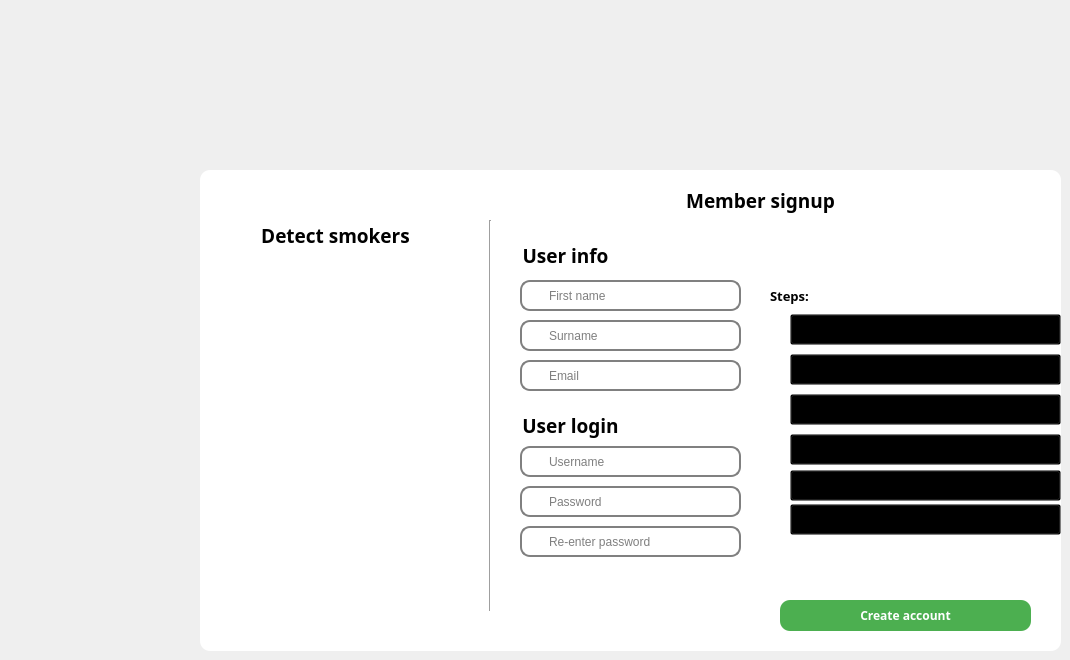
    <widget class="QWidget" name="page_3">
     <property name="styleSheet">
      <string notr="true">QWidget#page_3{
background-color: #464646;
}</string>
     </property>
     <widget class="QGroupBox" name="groupBox_2">
      <property name="geometry">
       <rect>
        <x>200</x>
        <y>170</y>
        <width>861</width>
        <height>481</height>
       </rect>
      </property>
      <property name="font">
       <font>
        <family>Modern</family>
       </font>
      </property>
      <property name="styleSheet">
       <string notr="true">QGroupBox{
background: #FFFFFF;
box-shadow: 0 0 20px 0 rgba(0, 0, 0, 0.2), 0 5px 5px 0 rgba(0, 0, 0, 0.24);
 border-radius: 10px;
}</string>
      </property>
      <property name="title">
       <string/>
      </property>
      <property name="alignment">
       <set>Qt::AlignCenter</set>
      </property>
      <widget class="QPushButton" name="createAccountbtn">
       <property name="geometry">
        <rect>
         <x>580</x>
         <y>430</y>
         <width>251</width>
         <height>31</height>
        </rect>
       </property>
       <property name="font">
        <font>
         <family>Segoe WP Semibold</family>
         <weight>75</weight>
         <bold>true</bold>
        </font>
       </property>
       <property name="styleSheet">
        <string notr="true">QPushButton#createAccountbtn {
  background-color: #4CAF50;
  color: white;
  border-radius: 10px;
}

QPushButton:hover#createAccountbtn {
  background-color: #60ba64;
}</string>
       </property>
       <property name="text">
        <string>Create account</string>
       </property>
      </widget>
      <widget class="QLabel" name="label_8">
       <property name="geometry">
        <rect>
         <x>320</x>
         <y>320</y>
         <width>31</width>
         <height>21</height>
        </rect>
       </property>
       <property name="styleSheet">
        <string notr="true">image: url(:/images/padlock.png);</string>
       </property>
       <property name="text">
        <string/>
       </property>
       <property name="pixmap">
        <pixmap>:/password/padlock.png</pixmap>
       </property>
      </widget>
      <widget class="QLabel" name="label_15">
       <property name="geometry">
        <rect>
         <x>320</x>
         <y>280</y>
         <width>31</width>
         <height>21</height>
        </rect>
       </property>
       <property name="styleSheet">
        <string notr="true">QLabel{
image: url(:/images/boy.png);
}</string>
       </property>
       <property name="text">
        <string/>
       </property>
       <property name="pixmap">
        <pixmap resource="../../pythonapp/designs/images/login.qrc">:/images/boy.png</pixmap>
       </property>
      </widget>
      <widget class="QLabel" name="label_19">
       <property name="geometry">
        <rect>
         <x>300</x>
         <y>60</y>
         <width>131</width>
         <height>51</height>
        </rect>
       </property>
       <property name="font">
        <font>
         <family>Segoe WP Semibold</family>
         <pointsize>14</pointsize>
         <weight>75</weight>
         <bold>true</bold>
        </font>
       </property>
       <property name="text">
        <string>User info</string>
       </property>
       <property name="alignment">
        <set>Qt::AlignCenter</set>
       </property>
      </widget>
      <widget class="QLineEdit" name="usernamelabel">
       <property name="geometry">
        <rect>
         <x>320</x>
         <y>276</y>
         <width>221</width>
         <height>31</height>
        </rect>
       </property>
       <property name="styleSheet">
        <string notr="true">QLineEdit {
 border: 2px solid gray;
 border-radius: 10px;
padding-left: 25px;
}</string>
       </property>
       <property name="placeholderText">
        <string>Username</string>
       </property>
      </widget>
      <widget class="QLineEdit" name="passwordlabel">
       <property name="geometry">
        <rect>
         <x>320</x>
         <y>316</y>
         <width>221</width>
         <height>31</height>
        </rect>
       </property>
       <property name="styleSheet">
        <string notr="true">QLineEdit {
 border: 2px solid gray;
 border-radius: 10px;
 padding-left: 25px;
}
</string>
       </property>
       <property name="maxLength">
        <number>16</number>
       </property>
       <property name="echoMode">
        <enum>QLineEdit::Password</enum>
       </property>
       <property name="placeholderText">
        <string>Password</string>
       </property>
      </widget>
      <widget class="QLabel" name="label_23">
       <property name="geometry">
        <rect>
         <x>30</x>
         <y>100</y>
         <width>261</width>
         <height>351</height>
        </rect>
       </property>
       <property name="text">
        <string/>
       </property>
       <property name="pixmap">
        <pixmap resource="../../pythonapp/designs/images/login.qrc">:/images/detection.png</pixmap>
       </property>
      </widget>
      <widget class="QLabel" name="label_24">
       <property name="geometry">
        <rect>
         <x>30</x>
         <y>50</y>
         <width>211</width>
         <height>31</height>
        </rect>
       </property>
       <property name="font">
        <font>
         <family>Segoe WP Semibold</family>
         <pointsize>14</pointsize>
         <weight>75</weight>
         <bold>true</bold>
        </font>
       </property>
       <property name="text">
        <string>Detect smokers</string>
       </property>
       <property name="alignment">
        <set>Qt::AlignCenter</set>
       </property>
      </widget>
      <widget class="Line" name="line_7">
       <property name="geometry">
        <rect>
         <x>280</x>
         <y>50</y>
         <width>20</width>
         <height>391</height>
        </rect>
       </property>
       <property name="orientation">
        <enum>Qt::Vertical</enum>
       </property>
      </widget>
      <widget class="QLineEdit" name="passwordlabel2">
       <property name="geometry">
        <rect>
         <x>320</x>
         <y>356</y>
         <width>221</width>
         <height>31</height>
        </rect>
       </property>
       <property name="styleSheet">
        <string notr="true">QLineEdit {
 border: 2px solid gray;
 border-radius: 10px;
 padding-left: 25px;
}
</string>
       </property>
       <property name="maxLength">
        <number>16</number>
       </property>
       <property name="echoMode">
        <enum>QLineEdit::Password</enum>
       </property>
       <property name="placeholderText">
        <string>Re-enter password</string>
       </property>
      </widget>
      <widget class="QLineEdit" name="firstnamelabel">
       <property name="geometry">
        <rect>
         <x>320</x>
         <y>110</y>
         <width>221</width>
         <height>31</height>
        </rect>
       </property>
       <property name="styleSheet">
        <string notr="true">QLineEdit {
 border: 2px solid gray;
 border-radius: 10px;
 padding-left: 25px;
}
</string>
       </property>
       <property name="maxLength">
        <number>16</number>
       </property>
       <property name="echoMode">
        <enum>QLineEdit::Normal</enum>
       </property>
       <property name="placeholderText">
        <string>First name</string>
       </property>
      </widget>
      <widget class="QLineEdit" name="surnamelabel">
       <property name="geometry">
        <rect>
         <x>320</x>
         <y>150</y>
         <width>221</width>
         <height>31</height>
        </rect>
       </property>
       <property name="styleSheet">
        <string notr="true">QLineEdit {
 border: 2px solid gray;
 border-radius: 10px;
 padding-left: 25px;
}
</string>
       </property>
       <property name="maxLength">
        <number>16</number>
       </property>
       <property name="echoMode">
        <enum>QLineEdit::Normal</enum>
       </property>
       <property name="placeholderText">
        <string>Surname</string>
       </property>
      </widget>
      <widget class="QLineEdit" name="emaillabel">
       <property name="geometry">
        <rect>
         <x>320</x>
         <y>190</y>
         <width>221</width>
         <height>31</height>
        </rect>
       </property>
       <property name="styleSheet">
        <string notr="true">QLineEdit {
 border: 2px solid gray;
 border-radius: 10px;
 padding-left: 25px;
}
</string>
       </property>
       <property name="maxLength">
        <number>30</number>
       </property>
       <property name="echoMode">
        <enum>QLineEdit::Normal</enum>
       </property>
       <property name="placeholderText">
        <string>Email</string>
       </property>
      </widget>
      <widget class="QLabel" name="label_25">
       <property name="geometry">
        <rect>
         <x>320</x>
         <y>360</y>
         <width>31</width>
         <height>21</height>
        </rect>
       </property>
       <property name="styleSheet">
        <string notr="true">image: url(:/images/padlock.png);</string>
       </property>
       <property name="text">
        <string/>
       </property>
       <property name="pixmap">
        <pixmap>:/password/padlock.png</pixmap>
       </property>
      </widget>
      <widget class="QLabel" name="label_26">
       <property name="geometry">
        <rect>
         <x>290</x>
         <y>230</y>
         <width>161</width>
         <height>51</height>
        </rect>
       </property>
       <property name="font">
        <font>
         <family>Segoe WP Semibold</family>
         <pointsize>14</pointsize>
         <weight>75</weight>
         <bold>true</bold>
        </font>
       </property>
       <property name="text">
        <string>User login</string>
       </property>
       <property name="alignment">
        <set>Qt::AlignCenter</set>
       </property>
      </widget>
      <widget class="QLabel" name="label_27">
       <property name="geometry">
        <rect>
         <x>470</x>
         <y>10</y>
         <width>181</width>
         <height>41</height>
        </rect>
       </property>
       <property name="font">
        <font>
         <family>Segoe WP Semibold</family>
         <pointsize>14</pointsize>
         <weight>75</weight>
         <bold>true</bold>
        </font>
       </property>
       <property name="text">
        <string>Member signup</string>
       </property>
       <property name="alignment">
        <set>Qt::AlignCenter</set>
       </property>
      </widget>
      <widget class="QPushButton" name="passwordBtn">
       <property name="geometry">
        <rect>
         <x>590</x>
         <y>224</y>
         <width>271</width>
         <height>31</height>
        </rect>
       </property>
       <property name="font">
        <font>
         <family>Segoe WP Semibold</family>
         <pointsize>9</pointsize>
         <weight>75</weight>
         <bold>true</bold>
        </font>
       </property>
       <property name="styleSheet">
        <string notr="true">QPushButton#passwordBtn
{
background-color: Transparent;background-repeat:no-repeat;

Text-align:left;
}
</string>
       </property>
       <property name="text">
        <string>Password must be longer than 4 characters</string>
       </property>
      </widget>
      <widget class="QPushButton" name="usernameBtn">
       <property name="geometry">
        <rect>
         <x>590</x>
         <y>184</y>
         <width>271</width>
         <height>31</height>
        </rect>
       </property>
       <property name="font">
        <font>
         <family>Segoe UI Semibold</family>
         <pointsize>9</pointsize>
         <weight>75</weight>
         <bold>true</bold>
        </font>
       </property>
       <property name="styleSheet">
        <string notr="true">QPushButton#usernameBtn
{
background-color: Transparent;background-repeat:no-repeat;

Text-align:left;
}
</string>
       </property>
       <property name="text">
        <string>Username must be unique</string>
       </property>
      </widget>
      <widget class="QPushButton" name="emailBtn">
       <property name="geometry">
        <rect>
         <x>590</x>
         <y>144</y>
         <width>271</width>
         <height>31</height>
        </rect>
       </property>
       <property name="font">
        <font>
         <family>Segoe UI Semibold</family>
         <pointsize>9</pointsize>
         <weight>75</weight>
         <bold>true</bold>
        </font>
       </property>
       <property name="styleSheet">
        <string notr="true">QPushButton#emailBtn{
background-color: Transparent;background-repeat:no-repeat;

Text-align:left;
}
</string>
       </property>
       <property name="text">
        <string>Email must be valid</string>
       </property>
      </widget>
      <widget class="QLabel" name="emailImg">
       <property name="geometry">
        <rect>
         <x>565</x>
         <y>150</y>
         <width>21</width>
         <height>21</height>
        </rect>
       </property>
       <property name="text">
        <string/>
       </property>
       <property name="pixmap">
        <pixmap resource="../../pythonapp/designs/images/login.qrc">:/images/wrongcross.png</pixmap>
       </property>
       <property name="scaledContents">
        <bool>true</bool>
       </property>
      </widget>
      <widget class="QLabel" name="passwordImg">
       <property name="geometry">
        <rect>
         <x>565</x>
         <y>230</y>
         <width>21</width>
         <height>21</height>
        </rect>
       </property>
       <property name="text">
        <string/>
       </property>
       <property name="pixmap">
        <pixmap resource="../../pythonapp/designs/images/login.qrc">:/images/wrongcross.png</pixmap>
       </property>
       <property name="scaledContents">
        <bool>true</bool>
       </property>
      </widget>
      <widget class="QLabel" name="UsernameImg">
       <property name="geometry">
        <rect>
         <x>565</x>
         <y>190</y>
         <width>21</width>
         <height>21</height>
        </rect>
       </property>
       <property name="text">
        <string/>
       </property>
       <property name="pixmap">
        <pixmap resource="../../pythonapp/designs/images/login.qrc">:/images/wrongcross.png</pixmap>
       </property>
       <property name="scaledContents">
        <bool>true</bool>
       </property>
      </widget>
      <widget class="QPushButton" name="passwordBtn_2">
       <property name="geometry">
        <rect>
         <x>590</x>
         <y>264</y>
         <width>271</width>
         <height>31</height>
        </rect>
       </property>
       <property name="font">
        <font>
         <family>Segoe UI Semibold</family>
         <pointsize>9</pointsize>
         <weight>75</weight>
         <bold>true</bold>
        </font>
       </property>
       <property name="styleSheet">
        <string notr="true">QPushButton#passwordBtn_2
{
background-color: Transparent;background-repeat:no-repeat;

Text-align:left;
}
</string>
       </property>
       <property name="text">
        <string>Password must have a capital letter</string>
       </property>
      </widget>
      <widget class="QLabel" name="passwordImg_2">
       <property name="geometry">
        <rect>
         <x>565</x>
         <y>270</y>
         <width>21</width>
         <height>21</height>
        </rect>
       </property>
       <property name="text">
        <string/>
       </property>
       <property name="pixmap">
        <pixmap resource="../../pythonapp/designs/images/login.qrc">:/images/wrongcross.png</pixmap>
       </property>
       <property name="scaledContents">
        <bool>true</bool>
       </property>
      </widget>
      <widget class="QLabel" name="passwordImg_3">
       <property name="geometry">
        <rect>
         <x>565</x>
         <y>306</y>
         <width>21</width>
         <height>21</height>
        </rect>
       </property>
       <property name="text">
        <string/>
       </property>
       <property name="pixmap">
        <pixmap resource="../../pythonapp/designs/images/login.qrc">:/images/wrongcross.png</pixmap>
       </property>
       <property name="scaledContents">
        <bool>true</bool>
       </property>
      </widget>
      <widget class="QPushButton" name="passwordBtn_3">
       <property name="geometry">
        <rect>
         <x>590</x>
         <y>300</y>
         <width>271</width>
         <height>31</height>
        </rect>
       </property>
       <property name="font">
        <font>
         <family>Segoe UI Semibold</family>
         <pointsize>9</pointsize>
         <weight>75</weight>
         <bold>true</bold>
        </font>
       </property>
       <property name="styleSheet">
        <string notr="true">QPushButton#passwordBtn_3
{
background-color: Transparent;background-repeat:no-repeat;

Text-align:left;
}
</string>
       </property>
       <property name="text">
        <string>Password must have a number</string>
       </property>
      </widget>
      <widget class="QLabel" name="passwordImg_4">
       <property name="geometry">
        <rect>
         <x>565</x>
         <y>340</y>
         <width>21</width>
         <height>21</height>
        </rect>
       </property>
       <property name="text">
        <string/>
       </property>
       <property name="pixmap">
        <pixmap resource="../../pythonapp/designs/images/login.qrc">:/images/wrongcross.png</pixmap>
       </property>
       <property name="scaledContents">
        <bool>true</bool>
       </property>
      </widget>
      <widget class="QPushButton" name="passwordBtn_4">
       <property name="geometry">
        <rect>
         <x>590</x>
         <y>334</y>
         <width>271</width>
         <height>31</height>
        </rect>
       </property>
       <property name="font">
        <font>
         <family>Segoe WP Semibold</family>
         <pointsize>9</pointsize>
         <weight>75</weight>
         <bold>true</bold>
        </font>
       </property>
       <property name="styleSheet">
        <string notr="true">QPushButton#passwordBtn_4
{
background-color: Transparent;background-repeat:no-repeat;

Text-align:left;
}
</string>
       </property>
       <property name="text">
        <string>Passwords must be the same</string>
       </property>
      </widget>
      <widget class="QLabel" name="label_5">
       <property name="geometry">
        <rect>
         <x>570</x>
         <y>110</y>
         <width>61</width>
         <height>31</height>
        </rect>
       </property>
       <property name="font">
        <font>
         <family>Segoe UI Semibold</family>
         <pointsize>10</pointsize>
         <weight>75</weight>
         <bold>true</bold>
        </font>
       </property>
       <property name="text">
        <string>Steps:</string>
       </property>
      </widget>
      <zorder>createAccountbtn</zorder>
      <zorder>label_19</zorder>
      <zorder>usernamelabel</zorder>
      <zorder>passwordlabel</zorder>
      <zorder>label_23</zorder>
      <zorder>label_24</zorder>
      <zorder>line_7</zorder>
      <zorder>passwordlabel2</zorder>
      <zorder>firstnamelabel</zorder>
      <zorder>surnamelabel</zorder>
      <zorder>emaillabel</zorder>
      <zorder>label_15</zorder>
      <zorder>label_8</zorder>
      <zorder>label_25</zorder>
      <zorder>label_26</zorder>
      <zorder>label_27</zorder>
      <zorder>passwordBtn</zorder>
      <zorder>usernameBtn</zorder>
      <zorder>emailBtn</zorder>
      <zorder>emailImg</zorder>
      <zorder>passwordImg</zorder>
      <zorder>UsernameImg</zorder>
      <zorder>passwordBtn_2</zorder>
      <zorder>passwordImg_2</zorder>
      <zorder>passwordImg_3</zorder>
      <zorder>passwordBtn_3</zorder>
      <zorder>passwordImg_4</zorder>
      <zorder>passwordBtn_4</zorder>
      <zorder>label_5</zorder>
     </widget>
    </widget>
